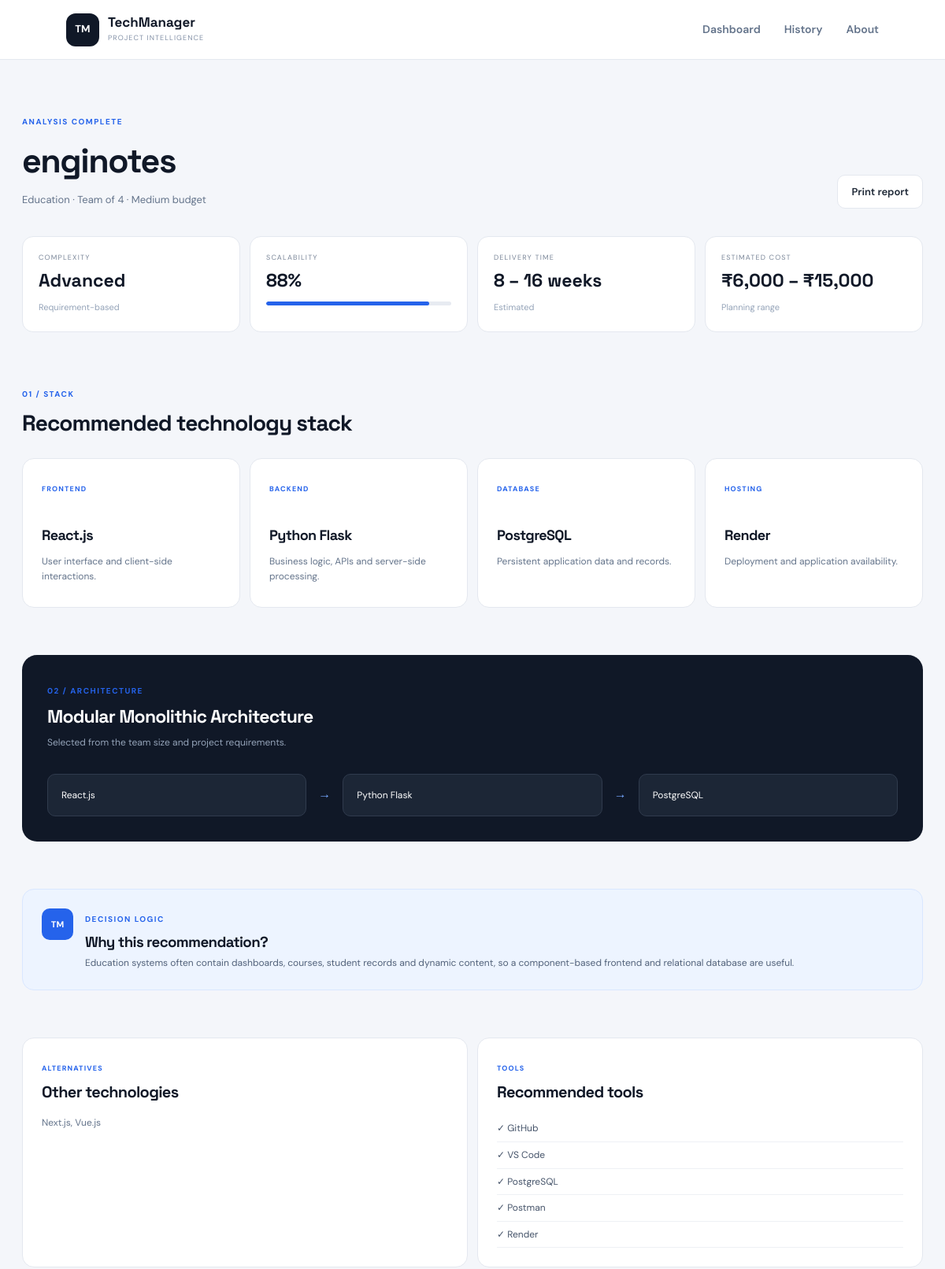
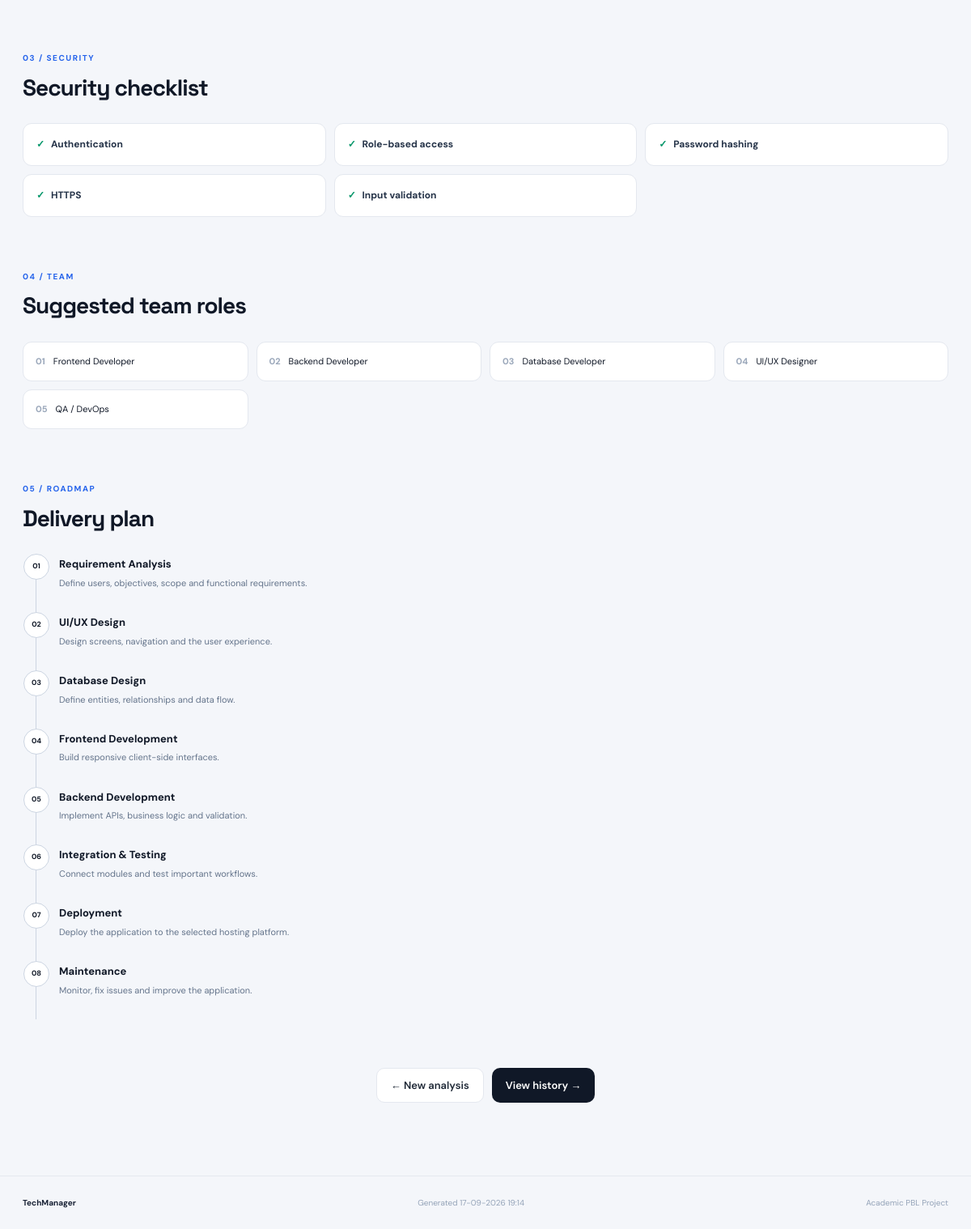
The page /details/1 on the database its author committed (2 pictures, top to bottom).
### tables this page shows
CREATE TABLE recommendations (
            id INTEGER PRIMARY KEY AUTOINCREMENT,
            project_name TEXT NOT NULL,
            project_type TEXT NOT NULL,
            team_size INTEGER NOT NULL DEFAULT 1,
            budget TEXT NOT NULL,
            complexity TEXT NOT NULL,
            frontend TEXT NOT NULL,
            backend TEXT NOT NULL,
            database_name TEXT NOT NULL,
            hosting TEXT NOT NULL,
            architecture TEXT NOT NULL,
            scalability INTEGER NOT NULL DEFAULT 0,
            development_time TEXT NOT NULL,
            estimated_cost TEXT NOT NULL,
            created_at TEXT NOT NULL
        );

### app.py (the view)
@app.route("/details/<int:record_id>")
def details(record_id):
    conn = get_db()
    record = conn.execute(
        "SELECT * FROM recommendations WHERE id = ?", (record_id,)
    ).fetchone()
    conn.close()
    if record is None:
        return redirect(url_for("history"))
    recommendation = generate_recommendation(
        record["project_type"], record["team_size"], record["budget"]
    )
    return render_template(
        "recommendation.html",
        record=record,
        **recommendation
    )

### app.py (called while the page is built)
def get_db():
    conn = sqlite3.connect(DATABASE)
    conn.row_factory = sqlite3.Row
    return conn

### templates/recommendation.html (shortened to what this page needs)
<!DOCTYPE html>
<html lang="en">
<head>
    <link rel="stylesheet" href="{{ url_for('static', filename='css/style.css') }}">
</head>
<body>
<nav class="nav">
    <a class="brand" href="/"><span class="brand-mark">TM</span><span><b>TechManager</b><small>PROJECT INTELLIGENCE</small></span></a>
    <div class="nav-links"><a href="/">Dashboard</a><a href="/history">History</a><a href="/about">About</a></div>
</nav>
<main class="report">
    <div class="report-head">
        <div><span class="eyebrow">ANALYSIS COMPLETE</span><h1>{{ record['project_name'] }}</h1><p>{{ record['project_type'] }} · Team of {{ record['team_size'] }} · {{ record['budget'] }} budget</p></div>
        <button class="btn btn-light" onclick="window.print()">Print report</button>
    </div>
    <section class="metric-grid">
        <div><small>COMPLEXITY</small><strong>{{ complexity }}</strong><span>Requirement-based</span></div>
        <div><small>SCALABILITY</small><strong>{{ scalability }}%</strong><div class="bar"><i style="width:{{ scalability }}%"></i></div></div>
        <div><small>DELIVERY TIME</small><strong>{{ development_time }}</strong><span>Estimated</span></div>
        <div><small>ESTIMATED COST</small><strong>{{ estimated_cost }}</strong><span>Planning range</span></div>
    </section>
    <section class="report-section">
        <div class="section-head"><div><span class="eyebrow">01 / STACK</span><h2>Recommended technology stack</h2></div></div>
        <div class="stack-grid">
            <article><small>FRONTEND</small><h3>{{ frontend }}</h3><p>User interface and client-side interactions.</p></article>
            <article><small>BACKEND</small><h3>{{ backend }}</h3><p>Business logic, APIs and server-side processing.</p></article>
            <article><small>DATABASE</small><h3>{{ database }}</h3><p>Persistent application data and records.</p></article>
            <article><small>HOSTING</small><h3>{{ hosting }}</h3><p>Deployment and application availability.</p></article>
        </div>
    </section>
    <section class="report-section dark-panel">
        <div><span class="eyebrow">02 / ARCHITECTURE</span><h2>{{ architecture }}</h2><p>Selected from the team size and project requirements.</p></div>
        <div class="architecture-flow"><span>{{ frontend }}</span><b>→</b><span>{{ backend }}</span><b>→</b><span>{{ database }}</span></div>
    </section>
    <section class="report-section">
        <div class="explain"><div class="explain-mark">TM</div><div><span class="eyebrow">DECISION LOGIC</span><h3>Why this recommendation?</h3><p>{{ reason }}</p></div></div>
    </section>
    <section class="two-col report-section">
        <article class="white-card"><span class="eyebrow">ALTERNATIVES</span><h2>Other technologies</h2><p>{{ alternatives }}</p></article>
        <article class="white-card"><span class="eyebrow">TOOLS</span><h2>Recommended tools</h2><ul>{% for item in additional_tools %}<li>✓ {{ item }}</li>{% endfor %}</ul></article>
    </section>
    <section class="report-section">
        <div class="section-head"><div><span class="eyebrow">03 / SECURITY</span><h2>Security checklist</h2></div></div>
        <div class="security-grid">{% for item in security %}<div>✓ <span>{{ item }}</span></div>{% endfor %}</div>
    </section>
    <section class="report-section">
        <div class="section-head"><div><span class="eyebrow">04 / TEAM</span><h2>Suggested team roles</h2></div></div>
        <div class="role-grid">{% for role in roles %}<div><b>{{ "%02d"|format(loop.index) }}</b><span>{{ role }}</span></div>{% endfor %}</div>
    </section>
    <section class="report-section">
        <div class="section-head"><div><span class="eyebrow">05 / ROADMAP</span><h2>Delivery plan</h2></div></div>
        <div class="roadmap">{% for title, desc in roadmap %}<div><b>{{ "%02d"|format(loop.index) }}</b><span><strong>{{ title }}</strong><small>{{ desc }}</small></span></div>{% endfor %}</div>
    </section>
    <div class="report-actions"><a class="btn btn-light" href="/">← New analysis</a><a class="btn btn-dark" href="/history">View history →</a></div>
</main>
<footer class="footer"><b>TechManager</b><span>Generated {{ record['created_at'] }}</span><span>Academic PBL Project</span></footer>
</body>
</html>

### rows shown on the page
recommendations: project_name "enginotes", project_type "Education", team_size "4", budget "Medium", complexity "Advanced", development_time "8 – 16 weeks", frontend "React.js", backend "Python Flask", database_name "PostgreSQL", hosting "Render", architecture "Modular Monolithic Architecture", created_at "17-09-2026 19:14"

### other values the page prints
{{ scalability }} "88"
{{ estimated_cost }} "₹6,000 – ₹15,000"
{{ reason }} "Education systems often contain dashboards, courses, student records and dynamic content, so a component-based frontend and relational database are useful."
{{ alternatives }} "Next.js, Vue.js"
{{ item }} "GitHub" "VS Code" "PostgreSQL" "Postman" "Render"
{{ item }} "Authentication" "Role-based access" "Password hashing" "HTTPS" "Input validation"
{{ "%02d"|format(loop.index) }} "01" "02" "03" "04" "05"
{{ role }} "Frontend Developer" "Backend Developer" "Database Developer" "UI/UX Designer" "QA / DevOps"
{{ "%02d"|format(loop.index) }} "01" "02" "03" "04" "05" "06" "07" "08"
{{ title }} "Requirement Analysis" "UI/UX Design" "Database Design" "Frontend Development" "Backend Development" "Integration & Testing" "Deployment" "Maintenance"
{{ desc }} "Define users, objectives, scope and functional requirements." "Design screens, navigation and the user experience." "Define entities, relationships and data flow." "Build responsive client-side interfaces." "Implement APIs, business logic and validation." "Connect modules and test important workflows." "Deploy the application to the selected hosting platform." "Monitor, fix issues and improve the application."
